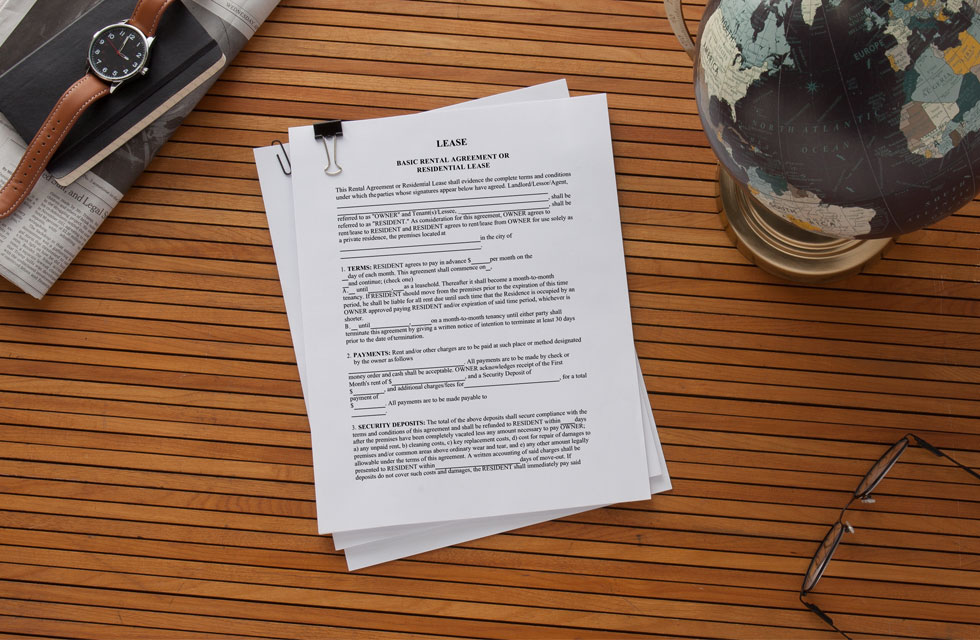
#> input picture HaL6/computer-vision/project-ocr/test.jpg, 980 x 640 px
$ python preprocessing.py
#> lines starting #> are read from the running program, lines starting #| are printed output that depends on the picture
#> further down, im is the input picture: shape (640, 980, 3); mean B, G, R 82.1, 103.8, 137.3
#!/usr/bin/env python

import traceback
import numpy as np
import cv2
from scipy.ndimage import convolve

def grayscale(im):
    height, width, channels = im.shape
#> height = 640; width = 980; channels = 3
    grayscale_im = np.zeros((height, width))
    for i in range(height):
        for j in range(width):
            grayscale_im[i][j] = int(np.average(im[i][j]))
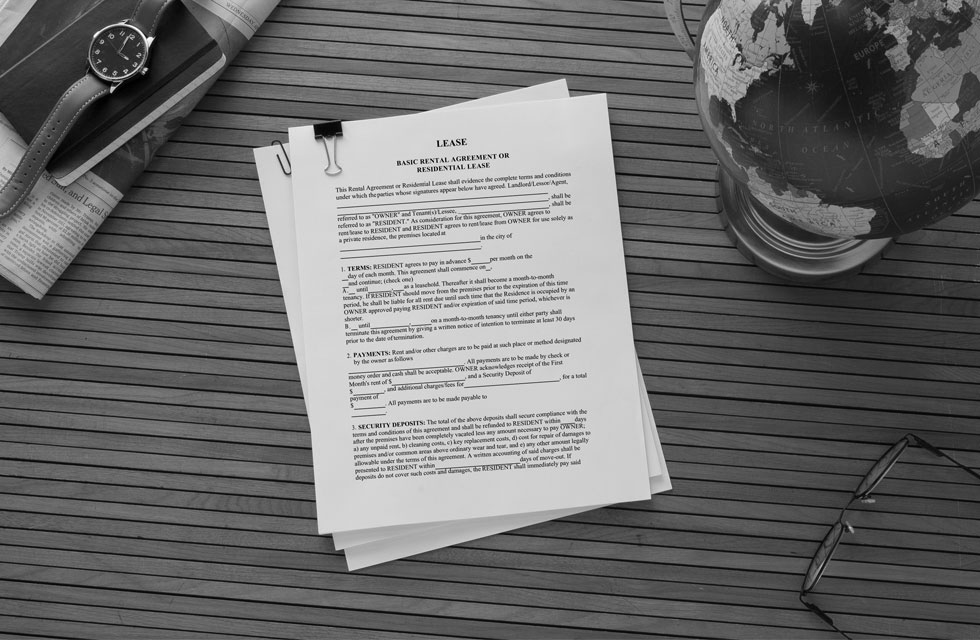
#> grayscale_im: shape (640, 980) float64; min 0, max 254, mean 107.4
    return grayscale_im

# [11 lines left out: function sobel, not called in this run]

def gaussian_kernel(size, sigma):
    if sigma == None:
        sigma = size/3
    size //= 2
    x, y = np.mgrid[-size:size+1, -size:size+1]
    a = 1/(2.0 * np.pi * sigma**2)
    kernel = a * np.exp(-((x**2 + y**2)/(2.0 * sigma**2)))
    return kernel

def gaussian_filter(im, k_size=5, sigma=None):
    # M = np.array([
    #     [2, 4, 5, 4, 2],
    #     [4, 9, 12, 9, 4],
    #     [5, 12, 15, 12, 5],
    #     [4, 9, 12, 9, 4],
    #     [2, 4, 5, 4, 2]
    # ], np.float64)
    # M /= np.sum(M)
#> called with k_size = 5, sigma = 1.4
    kernel = gaussian_kernel(k_size, sigma)
    return convolve(im, kernel)
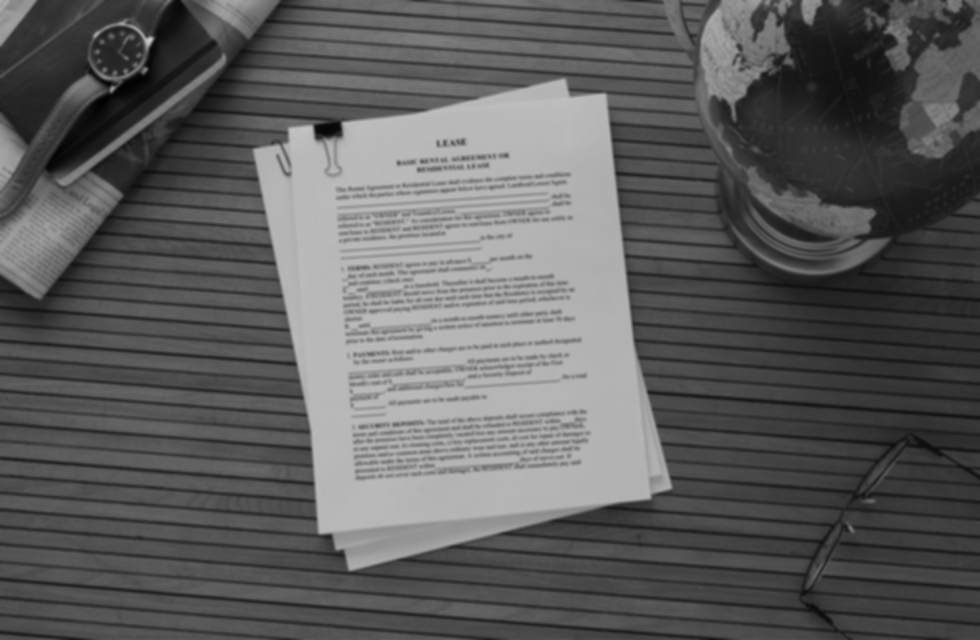
#> returned value: shape (640, 980) float64; min 1.54, max 204, mean 93.3

def usm(im, a, k_size=5, sigma=1.4):
    blurred = gaussian_filter(im, k_size, sigma)
    sharpened = im + a*(im-blurred)
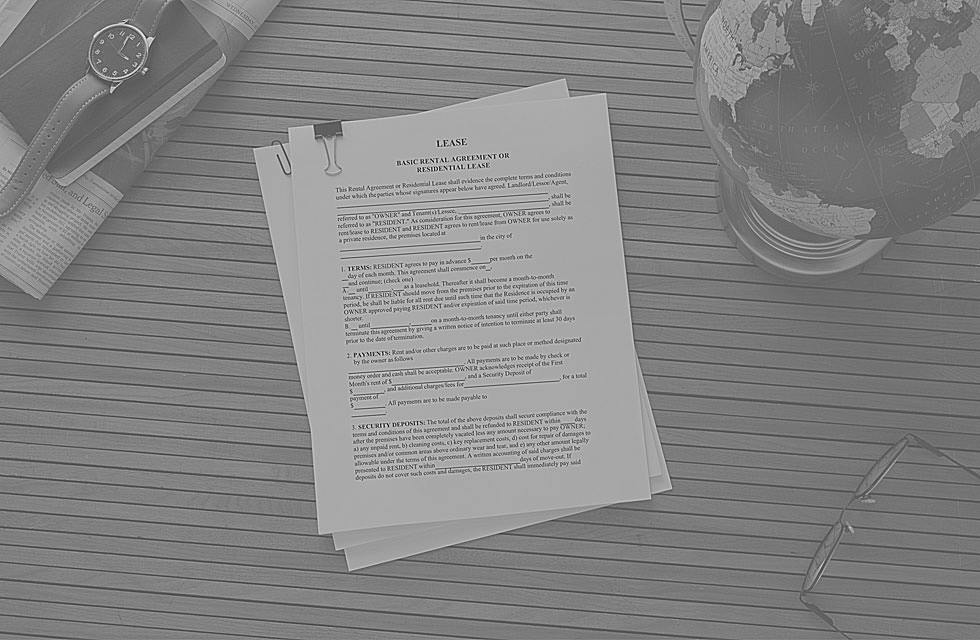
#> sharpened: shape (640, 980) float64; min -356.8, max 622.9, mean 149.8; drawn with min black and max white
    return sharpened

# [49 lines left out: functions non_maximum_suppression, neighbor_check, hysteresis_thresholding, canny, not called in this run]

if __name__ == "__main__":
    try:
        im = cv2.imread('../test.jpg')
        im = grayscale(im)
        # test_im, the = sobel(im)
        test_im = usm(im, 3)
        cv2.imwrite('te-usm.jpg', test_im)
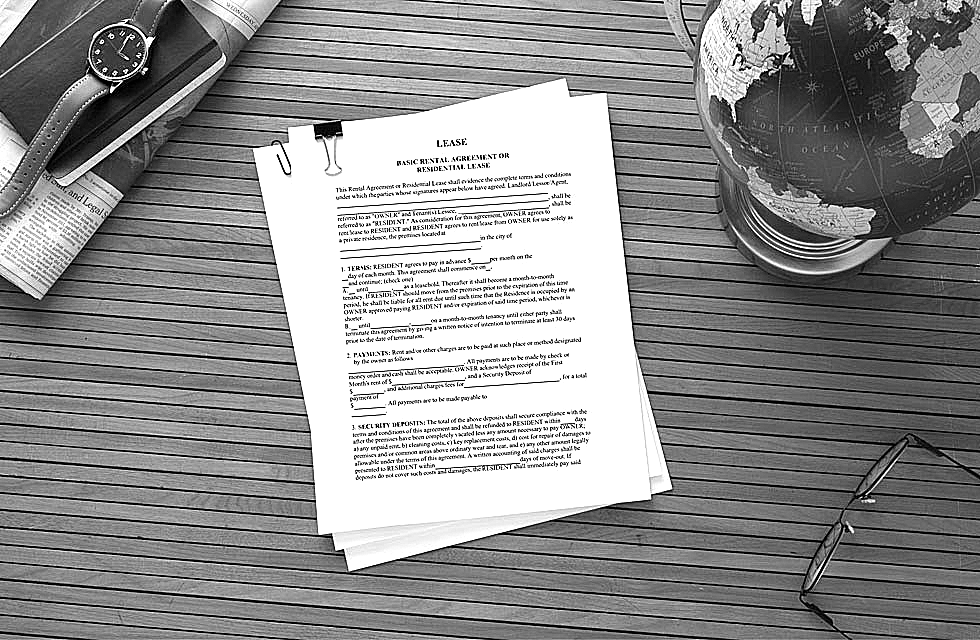
#> saved as te-usm.jpg: shape (640, 980); min 0, max 255, mean 142.8
    except Exception:
        traceback.print_exc()
